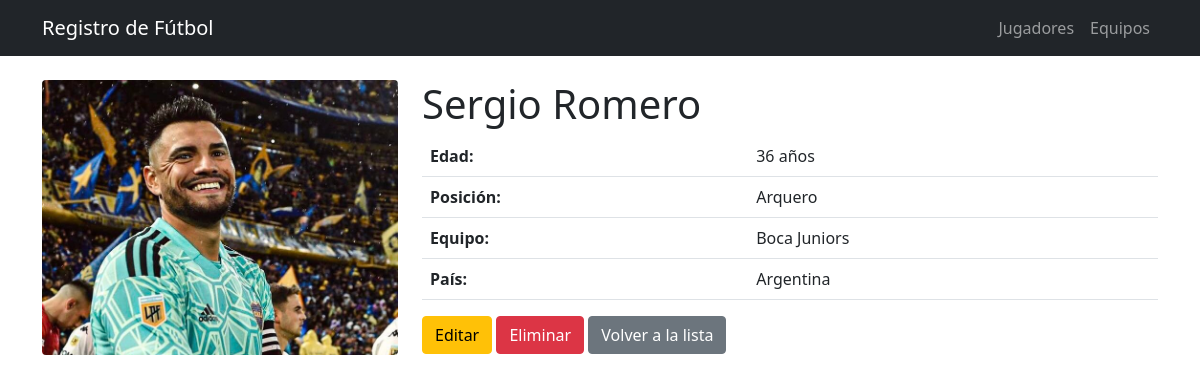
The app's page /jugadores/4/ with its own data.
### futbol/models.py (models this page shows, shortened)
class Jugador(models.Model):
    nombre = models.CharField(max_length=100)
    edad = models.IntegerField()
    posicion = models.CharField(max_length=50)
    pais = models.ForeignKey(Pais, on_delete=models.CASCADE)
    equipo = models.ForeignKey(Equipo, on_delete=models.CASCADE)
    foto = models.ImageField(upload_to='jugadores/', blank=True, null=True)

class Equipo(models.Model):
    nombre = models.CharField(max_length=100)
    pais = models.ForeignKey(Pais, on_delete=models.CASCADE)
    entrenador = models.CharField(max_length=100)
    escudo = models.ImageField(upload_to='escudos/', blank=True, null=True)
    def __str__(self):
        return self.nombre

class Pais(models.Model):
    nombre = models.CharField(max_length=100)
    def __str__(self):
        return self.nombre
    class Meta:
        verbose_name_plural = "Países"

### futbol/views.py (the view)
# urls.py: path('jugadores/<int:id>/', views.jugador_detalle, name='jugador_detalle'),
def jugador_detalle(request, id):
    jugador = get_object_or_404(Jugador, id=id)
    return render(request, 'futbol/jugador_detalle.html', {'jugador': jugador})

### futbol/templates/futbol/jugador_detalle.html
{% extends 'futbol/base.html' %}
{% block content %}
<div class="row">
    <div class="col-md-4">
        {% if jugador.foto %}
            <img src="{{ jugador.foto.url }}" class="img-fluid rounded" alt="{{ jugador.nombre }}">
        {% else %}
            <div class="bg-light p-5 text-center rounded">
                <h3>Sin foto</h3>
            </div>
        {% endif %}
    </div>
    <div class="col-md-8">
        <h1>{{ jugador.nombre }}</h1>
        <table class="table">
            <tr>
                <th>Edad:</th>
                <td>{{ jugador.edad }} años</td>
            </tr>
            <tr>
                <th>Posición:</th>
                <td>{{ jugador.posicion }}</td>
            </tr>
            <tr>
                <th>Equipo:</th>
                <td>{{ jugador.equipo }}</td>
            </tr>
            <tr>
                <th>País:</th>
                <td>{{ jugador.pais }}</td>
            </tr>
        </table>
        <div class="mt-3">
            <a href="{% url 'jugador_editar' jugador.id %}" class="btn btn-warning">Editar</a>
            <a href="{% url 'jugador_eliminar' jugador.id %}" class="btn btn-danger">Eliminar</a>
            <a href="{% url 'jugador_lista' %}" class="btn btn-secondary">Volver a la lista</a>
        </div>
    </div>
</div>
{% endblock %}

### records on screen
Jugador: nombre "Sergio Romero", edad "36", posicion "Arquero", equipo "Boca Juniors", pais "Argentina"
